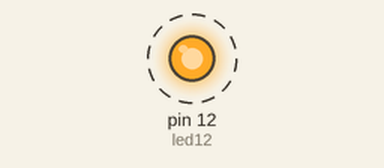
This sketch was run on a simulated Arduino Uno, built with avr-gcc and run on an emulated ATmega328P. Parts: output pins drawn as LEDs (lit = HIGH). Dashed ring = blinking.

Above: at 0.2 s.
Timing chart, 0 to 3.0 s (numbered marks = the images above):
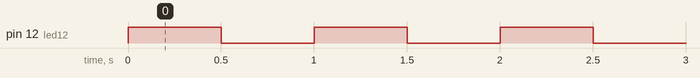

Measured:
- by itself, pin 12 (led12): alternates HIGH for 0.50 s and LOW for 0.50 s

The sketch:

turn-off-on-led.ino
```cpp
int led12 = 12;

int delayTime = 500;

void setup() {
  pinMode(led12, OUTPUT);
}

void loop() {
  digitalWrite(led12, HIGH);
  delay(delayTime);
  digitalWrite(led12, LOW);
  delay(delayTime);
}
```
